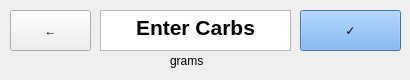
   <widget class="QWidget" name="page_2">
    <widget class="QLabel" name="page1GramsLabel">
     <property name="geometry">
      <rect>
       <x>170</x>
       <y>50</y>
       <width>51</width>
       <height>21</height>
      </rect>
     </property>
     <property name="styleSheet">
      <string notr="true">font: 75 12pt &quot;DejaVu Sans&quot;;</string>
     </property>
     <property name="text">
      <string>grams</string>
     </property>
    </widget>
    <widget class="QPushButton" name="page1CheckButton">
     <property name="geometry">
      <rect>
       <x>300</x>
       <y>10</y>
       <width>101</width>
       <height>41</height>
      </rect>
     </property>
     <property name="styleSheet">
      <string notr="true">font: 75 35pt &quot;DejaVu Sans&quot;;
background-color: rgb(98, 160, 234);</string>
     </property>
     <property name="text">
      <string>✓</string>
     </property>
    </widget>
    <widget class="QPushButton" name="page1BackButton">
     <property name="geometry">
      <rect>
       <x>10</x>
       <y>10</y>
       <width>81</width>
       <height>41</height>
      </rect>
     </property>
     <property name="styleSheet">
      <string notr="true">font: 75 35pt &quot;DejaVu Sans&quot;;
</string>
     </property>
     <property name="text">
      <string>←</string>
     </property>
    </widget>
    <widget class="QTextEdit" name="page1EnterCarbsBox">
     <property name="geometry">
      <rect>
       <x>100</x>
       <y>10</y>
       <width>191</width>
       <height>41</height>
      </rect>
     </property>
     <property name="html">
      <string>&lt;!DOCTYPE HTML PUBLIC &quot;-//W3C//DTD HTML 4.0//EN&quot; &quot;http://www.w3.org/TR/REC-html40/strict.dtd&quot;&gt;
&lt;html&gt;&lt;head&gt;&lt;meta name=&quot;qrichtext&quot; content=&quot;1&quot; /&gt;&lt;style type=&quot;text/css&quot;&gt;
p, li { white-space: pre-wrap; }
&lt;/style&gt;&lt;/head&gt;&lt;body style=&quot; font-family:'Sans'; font-size:10pt; font-weight:400; font-style:normal;&quot;&gt;
&lt;p align=&quot;center&quot; style=&quot; margin-top:0px; margin-bottom:0px; margin-left:0px; margin-right:0px; -qt-block-indent:0; text-indent:0px;&quot;&gt;&lt;span style=&quot; font-size:16pt; font-weight:600;&quot;&gt;Enter Carbs&lt;/span&gt;&lt;/p&gt;&lt;/body&gt;&lt;/html&gt;</string>
     </property>
    </widget>
   </widget>
